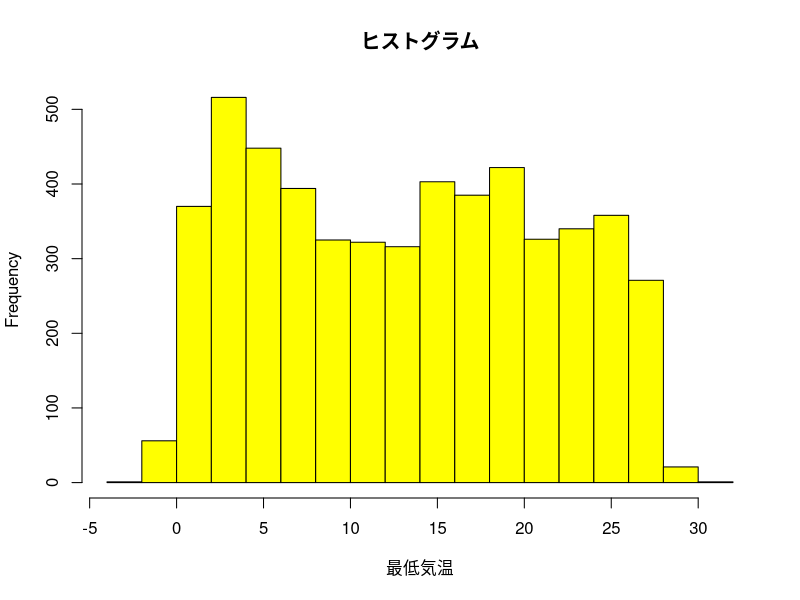

Generate this figure with R: (Note: this script raises an error after producing the figure.)
weather=read.csv("data/data.csv", header=TRUE)
summary(weather)
mean(weather$min)
var(weather$min)
sd(weather$min)
h=hist(weather$min,main="ヒストグラム",xlab="最低気温",col="yellow")

n=length(h$counts)
class_names=NULL
for(i in 1:n) {
  class_names[i]=paste(h$breaks[i], "～", h$breaks[i+1])
}
frequency_table=data.frame(クラス=class_names,頻度=h$counts,相対比=h$counts/length(weather$min))
frequency_table

u